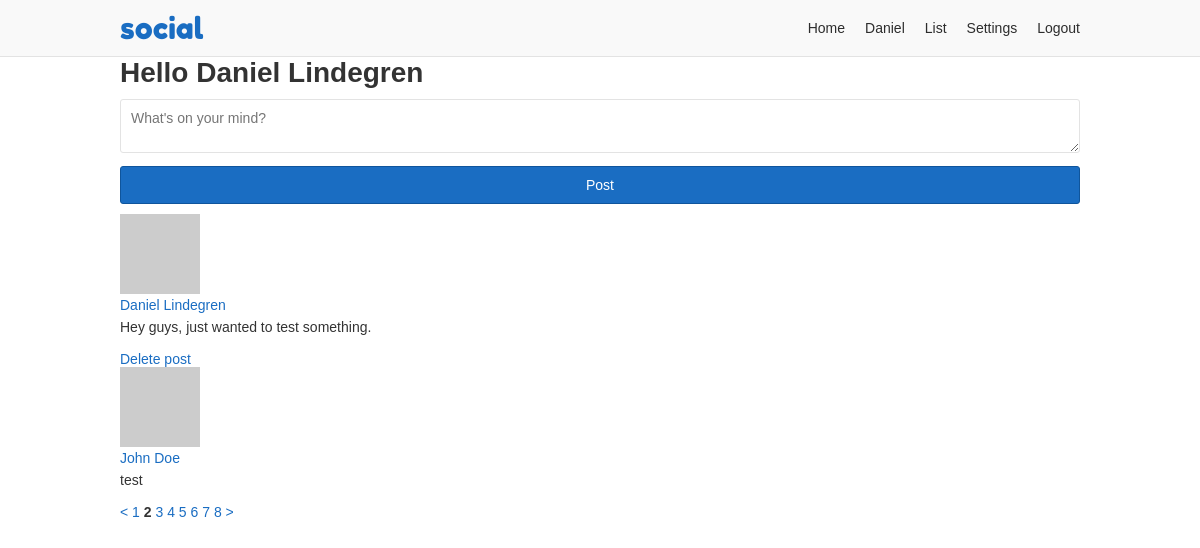
The page /home?page=2 (signed in) on the database as committed earlier.
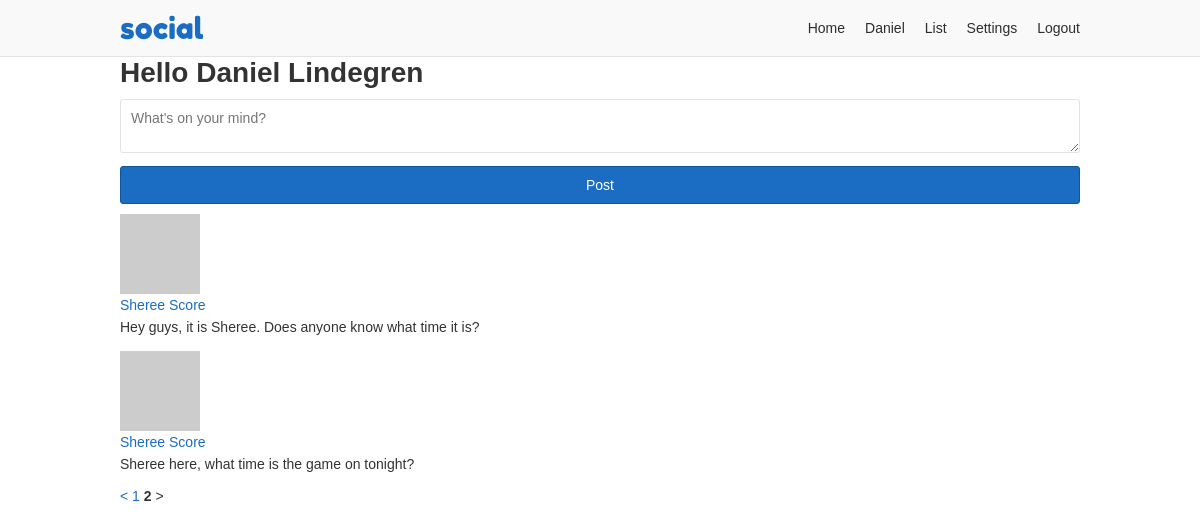
The same page on the database as committed later.
### app/users/models/post.py (models this page shows, shortened)
class Post(db.Model, BaseModel):
    id = db.Column(db.Integer, primary_key=True)
    body = db.Column(db.Text)
    author_id = db.Column(db.Integer, db.ForeignKey('user.id'))
    recipient_id = db.Column(db.Integer, db.ForeignKey('user.id'))

### app/users/views.py (the view)
@users.route('/home', methods=['GET', 'POST'])
@login_required
def home():
    form = PostForm()
    if form.validate_on_submit():
        post = Post(body=form.body.data, author=current_user,
                    recipient=current_user)
        post.commit()
        flash('Your post is now live!')
        return redirect(url_for('users.home'))
    page = request.args.get('page', 1, type=int)
    posts = current_user.followed_posts().paginate(
        page, current_user.posts_per_page, False)
    return render_template('users/home.html', form=form, posts=posts)

### app/users/forms.py
class PostForm(FlaskForm):
    body = TextAreaField('Say something', validators=[DataRequired()])
    submit = SubmitField('Post')

### app/models.py (called while the page is built)
    def commit(self):
        try:
            db.session.add(self)
            db.session.commit()
            return self
        except Exception as E:
            db.session.rollback()
            raise E

### app/users/models/user.py (called while the page is built)
@login.user_loader
def load_user(id):
    return User.query.get(int(id))

    def followed_posts(self):
        followed = Post.query.join(
            followers,
            (followers.c.followed_id == Post.author_id)).filter(
                followers.c.follower_id == self.id,
                Post.author_id == Post.recipient_id,
                Post.active == True)
        my_posts = Post.query.filter_by(recipient_id=self.id, active=True)
        return followed.union(my_posts).order_by(Post.created.desc())

    def avatar(self, size):
        digest = md5(self.email.lower().encode('utf-8')).hexdigest()
        return 'https://www.gravatar.com/avatar/{}?d=identicon&s={}'.format(
            digest, size)

### app/templates/users/home.html (shortened to what this page needs)
{% extends "base.html" %}
{% block content %}
<h1>Hello {{ current_user.full_name }}</h1>
<form method="post" novalidate>
  {{ form.body(placeholder="What's on your mind?") }}
  {{ form.submit }}
</form>
{%- for post in posts.items %}
  {%- include "/users/_post.html" %}
{%- endfor %}
{%- if posts.pages > 1 %}
{%- from "/_macros.html" import render_pagination %}
{{ render_pagination(posts, 'users.home') }}
{%- endif %}
{% endblock %}

### app/templates/users/_post.html
      <div>
        <div>
          <img src="{{ post.author.avatar(60) }}">
        </div>
        <div>
          <a href="{{ url_for('users.profile', username=post.author.username) }}">{{ post.author.full_name }}</a>
          <p>{{ post.body }}</p>
        </div>
        {%- if current_user == post.author or post.recipient_id == current_user.id %}
        <div>
          <a href="{{ url_for('users.user_action', username=post.author.username, action='delete-post', post_id=post.id) }}">Delete post</a>
        </div>
        {%- endif %}
      </div>

Rows that differ between the two databases and show on the page:
no longer on this page (row edited): Post: author.full_name "Daniel Lindegren", body "Hey guys, just wanted to test something."
no longer on this page (row unchanged): Post: author.full_name "John Doe", body "test"
now on this page (row unchanged): Post: author.full_name "Sheree Score", body "Hey guys, it is Sheree. Does anyone know what time it is?"
now on this page (row unchanged): Post: author.full_name "Sheree Score", body "Sheree here, what time is the game on tonight?"
Other text that changed with them:
list line gone: "3"
list line gone: "4"
list line gone: "5"
list line gone: "6"
list line gone: "7"
list line gone: "8"
